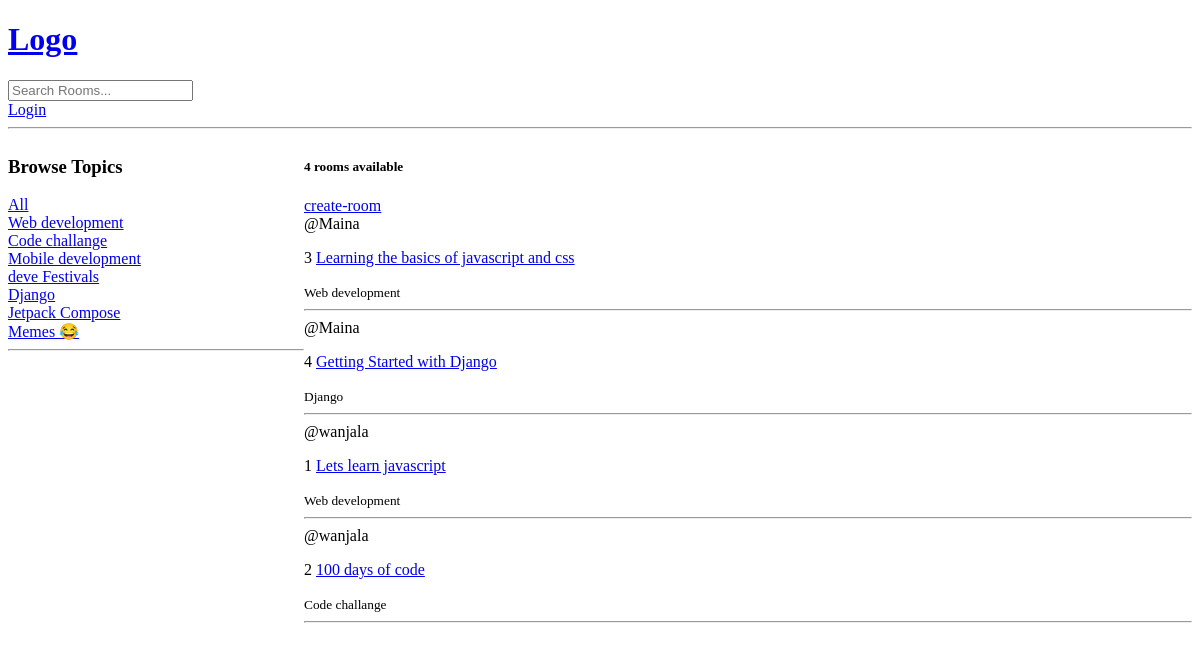
The app's page /, older data.
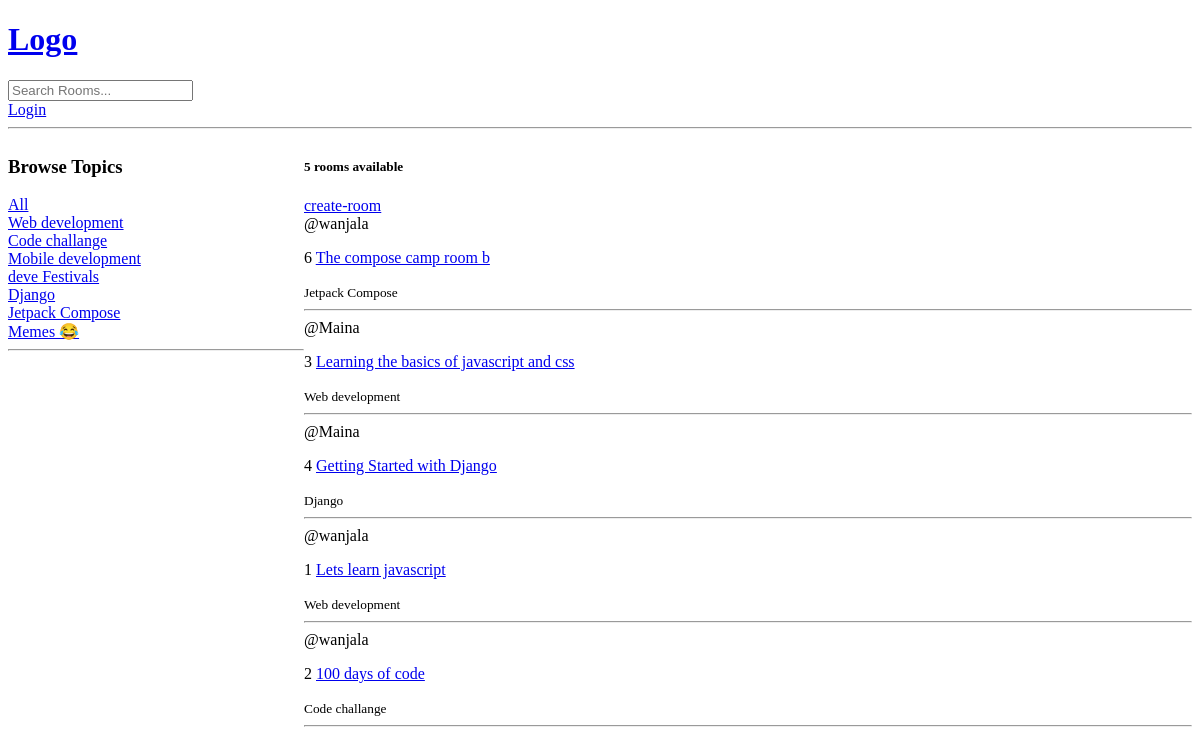
The same page, newer data.
### base/models.py (models this page shows, shortened)
class Topic(models.Model):
    name = models.CharField(max_length=200)

class Room(models.Model):
    host = models.ForeignKey(User, on_delete=models.SET_NULL, null=True)
    topic = models.ForeignKey(Topic, on_delete=models.SET_NULL, null=True)
    name = models.CharField(max_length=100)
    description = models.TextField(null=True, blank=True)
    updated = models.DateTimeField(auto_now=True)
    created = models.DateTimeField(auto_now_add=True)
    class Meta:
        ordering = ['-updated', 'created']

### base/views.py (the view)
# urls.py: 2. Add a URL to urlpatterns:  path('', views.home, name='home')
def home(request):
    q = request.GET.get('q') if request.GET.get('q') is not None else ''
    rooms = Room.objects.filter(
        Q(topic__name__icontains=q) | Q(name__icontains=q)
        | Q(description__icontains=q))
    topics = Topic.objects.all()
    room_count = rooms.count()
    context = {'rooms': rooms, 'topics': topics, 'room_count': room_count}
    return render(request, template_name="base/home.html", context=context)

### base/templates/base/home.html (shortened to what this page needs)
{% extends 'main.html' %}
{% block content %}
    <div class="home-container">
        <div>
            <h3>Browse Topics</h3>
        <div>
                    <a href="{% url 'home' %}">All</a>
                </div>
            {% for topic in topics %}
                <div>
                    <a href="{% url 'home' %}?q={{ topic.name }}">{{ topic.name }}</a>
                </div>
            {% endfor %}
            <hr>
        </div>
        <div>
        <h5>{{ room_count }} rooms available</h5>
            <a href="{% url 'create-room' %}">create-room</a>
            <div>
                {% for room in rooms %}
                    <span>@{{ room.host.username }}</span>
                    <p>{{ room.id }} <a href="{% url 'room' room.id %}">{{ room.name }}</a></p>
                    <small>{{ room.topic.name }}</small>
                    <hr>
                {% endfor %}
            </div>
        </div>
    </div>
{% endblock %}

### templates/main.html (shortened to what this page needs)
<!DOCTYPE html>
<html lang="en">
<head>
</head>
<body>
{% include 'navbar.html' %}
{% block content %}
{% endblock %}
</body>
</html>

### templates/navbar.html
<a href="/"><h1>Logo</h1></a>
<form action="{% url 'home' %}" method="get">
    <input type="text" name="q" placeholder="Search Rooms...">
</form>
{% if request.user.is_authenticated %}
    <a href="{% url 'logout' %}">Logout</a>
{% else %}
    <a href="{% url 'login' %}">Login</a>
{% endif %}
<hr>

### base/templates/base/home.html (style rules this page uses)
.home-container { display: grid; grid-template-columns: 1fr 3fr; }

Row changes from the older to the newer data that the page shows:
added Room: host.username "wanjala", id "6", name "The compose camp room b", topic.name "Jetpack Compose"
Text that changed along with them:
{{ room_count }}: "4" → "5"
